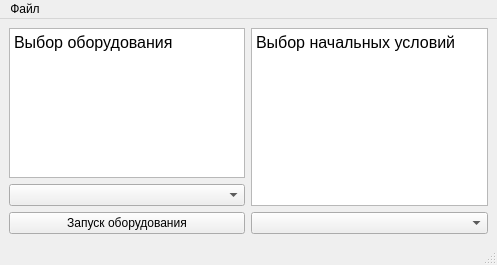
<?xml version="1.0" encoding="UTF-8"?>
<ui version="4.0">
 <class>MainWindow</class>
 <widget class="QMainWindow" name="MainWindow">
  <property name="geometry">
   <rect>
    <x>0</x>
    <y>0</y>
    <width>497</width>
    <height>265</height>
   </rect>
  </property>
  <property name="windowTitle">
   <string>MainWindow</string>
  </property>
  <widget class="QWidget" name="centralwidget">
   <property name="enabled">
    <bool>true</bool>
   </property>
   <property name="font">
    <font>
     <kerning>true</kerning>
    </font>
   </property>
   <property name="statusTip">
    <string/>
   </property>
   <property name="whatsThis">
    <string/>
   </property>
   <layout class="QHBoxLayout" name="horizontalLayout_2">
    <item>
     <layout class="QHBoxLayout" name="horizontalLayout">
      <item>
       <layout class="QVBoxLayout" name="verticalLayout_2" stretch="1,3,3">
        <item>
         <widget class="QTextBrowser" name="equipment_change">
          <property name="html">
           <string>&lt;!DOCTYPE HTML PUBLIC &quot;-//W3C//DTD HTML 4.0//EN&quot; &quot;http://www.w3.org/TR/REC-html40/strict.dtd&quot;&gt;
&lt;html&gt;&lt;head&gt;&lt;meta name=&quot;qrichtext&quot; content=&quot;1&quot; /&gt;&lt;style type=&quot;text/css&quot;&gt;
p, li { white-space: pre-wrap; }
&lt;/style&gt;&lt;/head&gt;&lt;body style=&quot; font-family:'MS Shell Dlg 2'; font-size:8pt; font-weight:400; font-style:normal;&quot;&gt;
&lt;p style=&quot; margin-top:0px; margin-bottom:0px; margin-left:0px; margin-right:0px; -qt-block-indent:0; text-indent:0px;&quot;&gt;&lt;span style=&quot; font-size:12pt;&quot;&gt;Выбор оборудования&lt;/span&gt;&lt;/p&gt;&lt;/body&gt;&lt;/html&gt;</string>
          </property>
         </widget>
        </item>
        <item>
         <widget class="QComboBox" name="type_equipment">
          <item>
           <property name="text">
            <string/>
           </property>
          </item>
          <item>
           <property name="text">
            <string>E-50-440-3,9ГМ</string>
           </property>
          </item>
         </widget>
        </item>
        <item>
         <widget class="QPushButton" name="start_button">
          <property name="text">
           <string>Запуск оборудования</string>
          </property>
         </widget>
        </item>
       </layout>
      </item>
      <item>
       <layout class="QVBoxLayout" name="verticalLayout" stretch="0,10">
        <item>
         <widget class="QTextEdit" name="textEdit">
          <property name="html">
           <string>&lt;!DOCTYPE HTML PUBLIC &quot;-//W3C//DTD HTML 4.0//EN&quot; &quot;http://www.w3.org/TR/REC-html40/strict.dtd&quot;&gt;
&lt;html&gt;&lt;head&gt;&lt;meta name=&quot;qrichtext&quot; content=&quot;1&quot; /&gt;&lt;style type=&quot;text/css&quot;&gt;
p, li { white-space: pre-wrap; }
&lt;/style&gt;&lt;/head&gt;&lt;body style=&quot; font-family:'MS Shell Dlg 2'; font-size:8pt; font-weight:400; font-style:normal;&quot;&gt;
&lt;p style=&quot; margin-top:0px; margin-bottom:0px; margin-left:0px; margin-right:0px; -qt-block-indent:0; text-indent:0px;&quot;&gt;&lt;span style=&quot; font-size:12pt;&quot;&gt;Выбор начальных условий&lt;/span&gt;&lt;/p&gt;&lt;/body&gt;&lt;/html&gt;</string>
          </property>
         </widget>
        </item>
        <item>
         <widget class="QComboBox" name="equipment_mode">
          <item>
           <property name="text">
            <string/>
           </property>
          </item>
          <item>
           <property name="text">
            <string>Холодный резерв (котёл под водой)</string>
           </property>
          </item>
          <item>
           <property name="text">
            <string>Холодный резерв</string>
           </property>
          </item>
          <item>
           <property name="text">
            <string>Горячий резерв</string>
           </property>
          </item>
          <item>
           <property name="text">
            <string>Работа 20Т</string>
           </property>
          </item>
          <item>
           <property name="text">
            <string>Работа 25Т</string>
           </property>
          </item>
          <item>
           <property name="text">
            <string>Работа 30Т</string>
           </property>
          </item>
         </widget>
        </item>
       </layout>
      </item>
     </layout>
    </item>
   </layout>
  </widget>
  <widget class="QMenuBar" name="menubar">
   <property name="geometry">
    <rect>
     <x>0</x>
     <y>0</y>
     <width>497</width>
     <height>18</height>
    </rect>
   </property>
   <widget class="QMenu" name="menu">
    <property name="title">
     <string>Файл</string>
    </property>
    <addaction name="setting"/>
   </widget>
   <addaction name="menu"/>
  </widget>
  <widget class="QStatusBar" name="statusbar"/>
  <action name="setting">
   <property name="text">
    <string>Настройки</string>
   </property>
  </action>
 </widget>
 <resources/>
 <connections/>
</ui>
